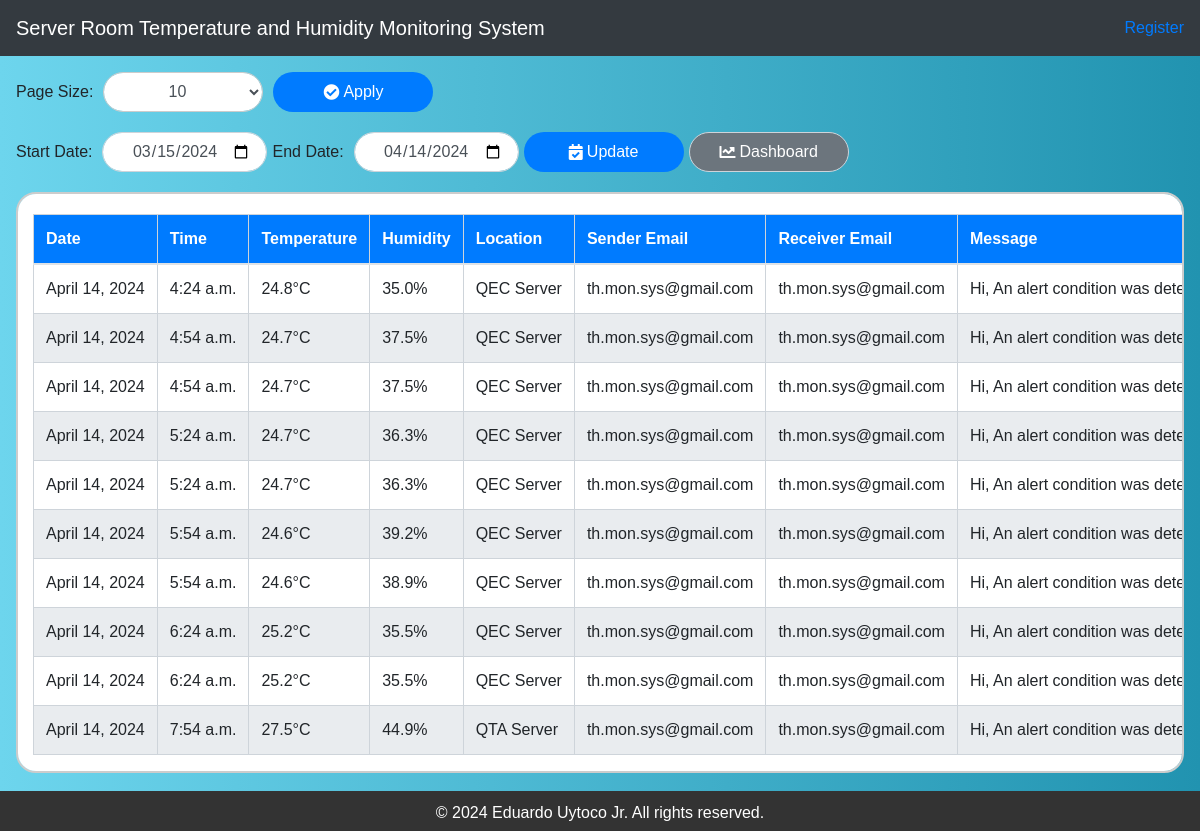
The page /monitoring/email-alerts/?page=15 on the database its author committed.
### monitoring/models.py (models this page shows, shortened)
class AlertData(models.Model):
    temperature = models.FloatField()
    humidity = models.FloatField()
    database_key = models.CharField(max_length=100)
    sender_email = models.EmailField()
    receiver_email = models.EmailField()
    message = models.TextField()
    date = models.DateField(auto_now_add=True)  # Automatically set the date when the object is created
    time = models.TimeField(auto_now_add=True)  # Automatically set the time when the object is created

### monitoring/views.py (the view)
# urls.py: path('email-alerts/', views.email_alerts, name='email_alerts'),
def email_alerts(request):
    page_size = int(request.GET.get('page_size', 10))
    default_end_date = datetime.now().strftime('%Y-%m-%d')
    default_start_date = (datetime.now() - timedelta(days=30)).strftime('%Y-%m-%d')
    alerts_list = AlertData.objects.all()
    paginator = Paginator(alerts_list, page_size)
    page = request.GET.get('page')
    try:
        alerts = paginator.page(page)
    except PageNotAnInteger:
        alerts = paginator.page(1)
    except EmptyPage:
        alerts = paginator.page(paginator.num_pages)
    return render(request, 'monitoring/email_alerts.html', {'alerts': alerts, 'page_size': page_size, 'default_start_date': default_start_date, 'default_end_date': default_end_date, 'show_navbar': True})

### monitoring/templates/monitoring/email_alerts.html (shortened to what this page needs)
{% extends 'base.html' %}
{% load static %}
{% block content %}
    <link rel="stylesheet" href="{% static 'css/email_alerts_table.css' %}">
    <h1>Email Alerts</h1>
    <div class="form-inline centered-content">
        <label for="pageSize">Page Size:</label>
        <select id="pageSize" class="form-control">
            <option value="10" {% if page_size == 10 %} selected {% endif %}>10</option>
        </select>
        <button class="btn btn-secondary" id="applyPageSize">
            <i class="fas fa-check-circle mr-1"></i> Apply
        </button>    </div>
<div class="form-inline centered-content">
    <label for="startDate">Start Date:</label>
    <input type="date" id="startDate" class="form-control" name="startDate" value="{{ default_start_date }}">
    <label for="endDate">End Date:</label>
    <input type="date" id="endDate" class="form-control" name="endDate" value="{{ default_end_date }}">
    <button class="btn btn-info" id="applyDateRange">
        <i class="fas fa-calendar-check mr-1"></i> Update
    </button>
    <a href="{% url 'monitoring:dashboard' %}" class="btn btn-secondary btn-dashboard">
        <i class="fas fa-chart-line mr-1"></i> Dashboard
    </a>
</div>
    <div class="table-container centered-content">
        <table class="table">
            <thead>
                <tr>
                    <th>Date</th>
                    <th>Time</th>
                    <th>Temperature</th>
                    <th>Humidity</th>
                    <th>Location</th>
                    <th>Sender Email</th>
                    <th>Receiver Email</th>
                    <th>Message</th>
                </tr>
            </thead>
            <tbody>
                {% for alert in alerts %}
                    <tr>
                        <td>{{ alert.date }}</td>
                        <td>{{ alert.time}}</td>
                        <td>{{ alert.temperature }}°C</td>
                        <td>{{ alert.humidity }}%</td>
                        <td>{{ alert.database_key | upper  }} Server</td>
                        <td>{{ alert.sender_email }}</td>
                        <td>{{ alert.receiver_email }}</td>
                        <td>{{ alert.message }}</td>
                    </tr>
                {% endfor %}
            </tbody>
        </table>
    </div>
    <div class="pagination">
        <span class="step-links">
            {% if alerts.has_previous %}
                <a href="?page=1">&laquo; first</a>
                <a href="?page={{ alerts.previous_page_number }}">previous</a>
            {% endif %}
            <span class="current">
            </span>
            {% if alerts.has_next %}
                <a href="?page={{ alerts.next_page_number }}">next</a>
                <a href="?page={{ alerts.paginator.num_pages }}">last &raquo;</a>
            {% endif %}
        </span>
    </div>
{% endblock %}

### core/static/css/base.css (style rules this page uses)
html, body { margin: 0; padding: 0; height: 100%; }
body { display: flex; flex-direction: column; }
h1, h2, h3, h4, h5, h6 { margin-bottom: .5rem; font-weight: 500; line-height: 1.2; }

### monitoring/static/css/email_alerts_table.css (style rules this page uses)
body, html { height: 100%; margin: 0; font-family: 'Arial', sans-serif; background: linear-gradient(to right, #6dd5ed, #2193b0); }
.btn, .form-inline.centered-content select, .form-inline.centered-content input[type="date"], .form-inline.centered-content button { border-radius: 30px; padding: 10px 15px; font-size: 16px; border: 1px solid #ced4da; transition: all 0.3s ease-in-out; height: 40px; margin-right: 5px; cursor: pointer; display: inline-flex; align-items: center; justify-content: center; min-width: 160px; text-align: center; }
.form-inline.centered-content { margin-bottom: 20px; }
.form-inline.centered-content label { margin-right: 10px; }
.form-inline.centered-content select { margin-right: 10px; padding: 8px 12px; font-size: 16px; border: 1px solid #ccc; }
.form-inline.centered-content button { padding: 10px 20px; font-size: 16px; background-color: #007bff; color: #fff; border: none; cursor: pointer; transition: background-color 0.3s ease; }
.table-container { padding: 0 15px; margin: 20px 0; border: 2px solid #ccc; border-radius: 20px; background-color: #fff; overflow-x: auto; }
.table { width: 100%; border-collapse: collapse; margin-top: 20px; }
.table th, .table td { padding: 12px; border: 1px solid #ced4da; text-align: left; white-space: nowrap; }
.table th { background-color: #007bff; color: white; }
.table tbody tr:nth-child(even) { background-color: #e9ecef; }
#applyPageSize { transition: transform 0.3s ease; }
#applyDateRange { transition: background-color 0.3s ease; }
.btn-dashboard { transition: color 0.3s ease; }
.pagination { margin-top: 20px; }
.pagination a { color: #007bff; padding: 8px 16px; text-decoration: none; }

### rows shown on the page
AlertData: date "April 14, 2024", time "4:24 a.m.", temperature "24.8", humidity "35.0", database_key "QEC", sender_email "th.mon.sys@gmail.com", receiver_email "th.mon.sys@gmail.com", message "Hi, An alert condition was…"
AlertData: date "April 14, 2024", time "4:54 a.m.", temperature "24.7", humidity "37.5", database_key "QEC", sender_email "th.mon.sys@gmail.com", receiver_email "th.mon.sys@gmail.com", message "Hi, An alert condition was…"
AlertData: date "April 14, 2024", time "4:54 a.m.", temperature "24.7", humidity "37.5", database_key "QEC", sender_email "th.mon.sys@gmail.com", receiver_email "th.mon.sys@gmail.com", message "Hi, An alert condition was…"
AlertData: date "April 14, 2024", time "5:24 a.m.", temperature "24.7", humidity "36.3", database_key "QEC", sender_email "th.mon.sys@gmail.com", receiver_email "th.mon.sys@gmail.com", message "Hi, An alert condition was…"
AlertData: date "April 14, 2024", time "5:24 a.m.", temperature "24.7", humidity "36.3", database_key "QEC", sender_email "th.mon.sys@gmail.com", receiver_email "th.mon.sys@gmail.com", message "Hi, An alert condition was…"
AlertData: date "April 14, 2024", time "5:54 a.m.", temperature "24.6", humidity "39.2", database_key "QEC", sender_email "th.mon.sys@gmail.com", receiver_email "th.mon.sys@gmail.com", message "Hi, An alert condition was…"
AlertData: date "April 14, 2024", time "5:54 a.m.", temperature "24.6", humidity "38.9", database_key "QEC", sender_email "th.mon.sys@gmail.com", receiver_email "th.mon.sys@gmail.com", message "Hi, An alert condition was…"
AlertData: date "April 14, 2024", time "6:24 a.m.", temperature "25.2", humidity "35.5", database_key "QEC", sender_email "th.mon.sys@gmail.com", receiver_email "th.mon.sys@gmail.com", message "Hi, An alert condition was…"
AlertData: date "April 14, 2024", time "6:24 a.m.", temperature "25.2", humidity "35.5", database_key "QEC", sender_email "th.mon.sys@gmail.com", receiver_email "th.mon.sys@gmail.com", message "Hi, An alert condition was…"
AlertData: date "April 14, 2024", time "7:54 a.m.", temperature "27.5", humidity "44.9", database_key "QTA", sender_email "th.mon.sys@gmail.com", receiver_email "th.mon.sys@gmail.com", message "Hi, An alert condition was…"
